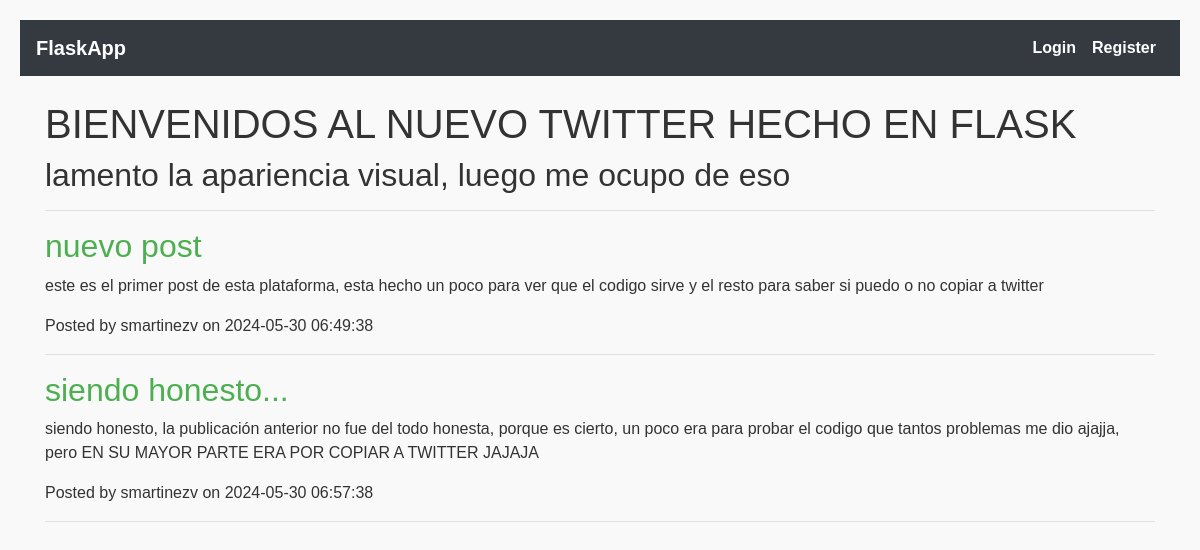
Page /home on the earlier database version.
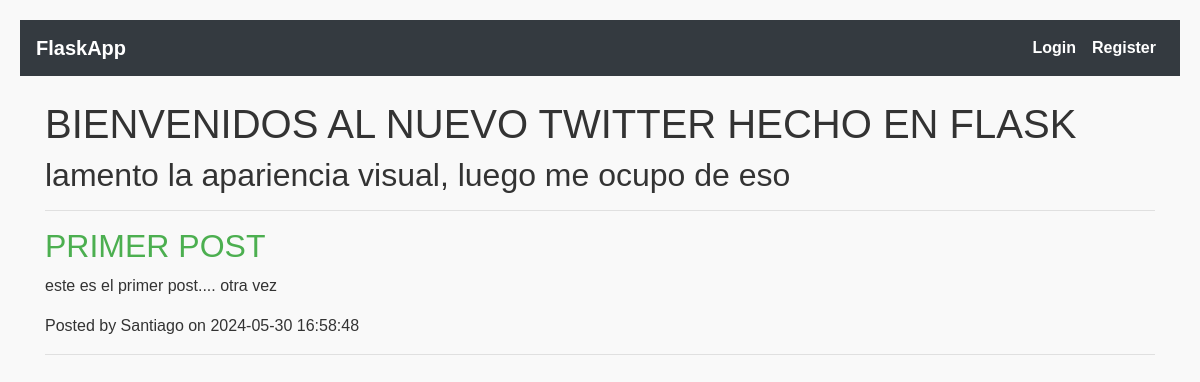
Same page on the later database version.
### app/models.py (models this page shows, shortened)
class Post(db.Model):
    id = db.Column(db.Integer, primary_key=True)
    title = db.Column(db.String(100), nullable =False)
    date_posted = db.Column(db.DateTime, nullable=False, default= datetime.now)
    content = db.Column(db.Text, nullable=False)
    user_id = db.Column(db.Integer, ForeignKey('user.id'), nullable=False)
    comments = db.relationship('Comment', backref='post', lazy=True)

class User(db.Model, UserMixin):
    id = db.Column(db.Integer, primary_key=True)
    username = db.Column(db.String(20), unique=True, nullable=False)
    email = db.Column(db.String(120), unique=True, nullable=False)
    password = db.Column(db.String(60), nullable=False)
    bio = db.Column(db.String(500), nullable=True)
    profile_picture = db.Column(db.String(150), nullable=True)
    posts = db.relationship('Post', backref='author', lazy=True)

### app/routes.py (the view)
@app.route("/")
@app.route("/home")
def home():
    posts = Post.query.all()
    return render_template('index.html', posts = posts)

### app/templates/index.html (shortened to what this page needs)
{% extends "base.html" %}
{% block content %}
    <h1>BIENVENIDOS AL NUEVO TWITTER HECHO EN FLASK</h1>
    <h2>lamento la apariencia visual, luego me ocupo de eso</h2>
    <hr>
    {% for post in posts %}
        <div class="post">
            <h2>
                <a href="{{ url_for('post', post_id=post.id) }}">{{ post.title }}</a>
            </h2>
            <p>{{ post.content }}</p>
            <p>Posted by {{ post.author.username }} on {{ post.date_posted.strftime('%Y-%m-%d %H:%M:%S') }}</p>
        </div>
        <hr>
    {% endfor %}
{% endblock %}

### app/templates/base.html (shortened to what this page needs)
<!DOCTYPE html>
<html lang="en">
<head>
    <link rel="stylesheet" href="https://stackpath.bootstrapcdn.com/bootstrap/4.3.1/css/bootstrap.min.css">
    <link rel="stylesheet" href="{{ url_for('static', filename='style.css') }}">
</head>
<body>
    <nav class="navbar navbar-expand-lg navbar-dark bg-dark">
        <a class="navbar-brand" href="{{ url_for('home') }}">FlaskApp</a>
        <div class="collapse navbar-collapse" id="navbarNav">
            <ul class="navbar-nav ml-auto">
                {% if current_user.is_authenticated %}
                    <li class="nav-item">
                        <a class="nav-link" href="{{ url_for('profile') }}">Profile</a>
                    </li>
                    <li class="nav-item">
                        <a class="nav-link" href="#">{{ current_user.username }}</a>
                    </li>
                    <li class="nav-item">
                        <a class="nav-link" href="{{ url_for('logout') }}">Logout</a>
                    </li>
                {% else %}
                    <li class="nav-item">
                        <a class="nav-link" href="{{ url_for('login') }}">Login</a>
                    </li>
                    <li class="nav-item">
                        <a class="nav-link" href="{{ url_for('register') }}">Register</a>
                    </li>
                {% endif %}
            </ul>
        </div>
    </nav>
    <div class="container mt-4">
        {% block content %}{% endblock %}
    </div>
</body>
</html>

### app/static/style.css (style rules this page uses)
:root { --primary-color: #4CAF50; --secondary-color: #f9f9f9; --accent-color: #FF5722; --text-color: #333; }
body { background-color: var(--secondary-color); color: var(--text-color); font-family: 'Poppins', sans-serif; margin: 0; padding: 20px; }
a { color: var(--primary-color); text-decoration: none; }
.navbar { font-family: 'Poppins', sans-serif; font-weight: 600; }
.nav-link { color: white !important; transition: color 0.3s ease; }

Differences in the rows shown:
removed Post: title "siendo honesto...", content "siendo honesto, la publicación anterior no fue del todo honesta, porque es cierto, un poco era para probar el codigo que tantos problemas me dio ajajja, pero EN SU MAYOR PARTE ERA POR COPIAR A TWITTER JAJAJA", author.username "smartinezv", date_posted "2024-05-30 06:57:38"
changed Post: title "nuevo post" → "PRIMER POST"; content "este es el primer post de esta plataforma, esta hecho un poco para ver que el codigo sirve y el resto para saber si puedo o no copiar a twitter" → "este es el primer post.... otra vez"; author.username "smartinezv" → "Santiago"; date_posted "2024-05-30 06:49:38" → "2024-05-30 16:58:48"
